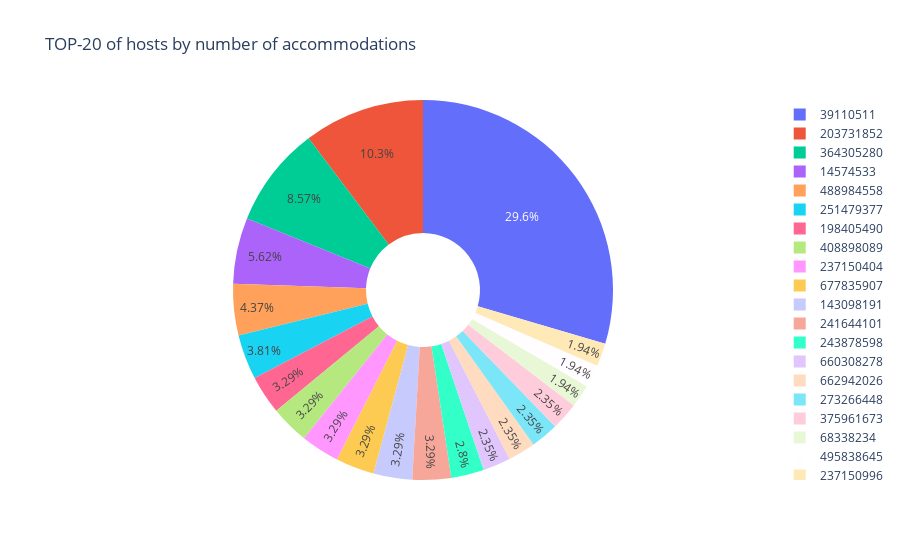

Here is the notebook cell this chart was saved with:
### Code cell
fig = px.pie(
    data_frame=top_hosts,
    names='host_id',
    values='count',
    title='TOP-20 of hosts by number of accommodations', 
    hover_data=['host_name'], 
    labels={'host_name' : 'host name ', 'host_id' : 'host_id ', 'count' : 'number of listings '},
    hole=0.3
)
fig.show()

### Figure 1 — Plotly figure (JSON) as saved in the notebook; plotly's stock layout.template omitted (floating-point values rounded to 4 significant figures; data arrays with more than 128 entries replaced by an {"elided": "..."} marker saying what was removed)
{"data": [{"customdata": {"elided": "293x1 str values"}, "domain": {"x": [0, 1], "y": [0, 1]}, "hole": 0.3, "hovertemplate": "host_id =%{label}<br>number of listings =%{value}<br>host name =%{customdata[0]}<extra></extra>", "labels": {"elided": "293 int values"}, "legendgroup": "", "name": "", "showlegend": true, "type": "pie", "values": {"elided": "293 int values"}}], "layout": {"legend": {"tracegroupgap": 0}, "title": {"text": "TOP-20 of hosts by number of accommodations"}}}
